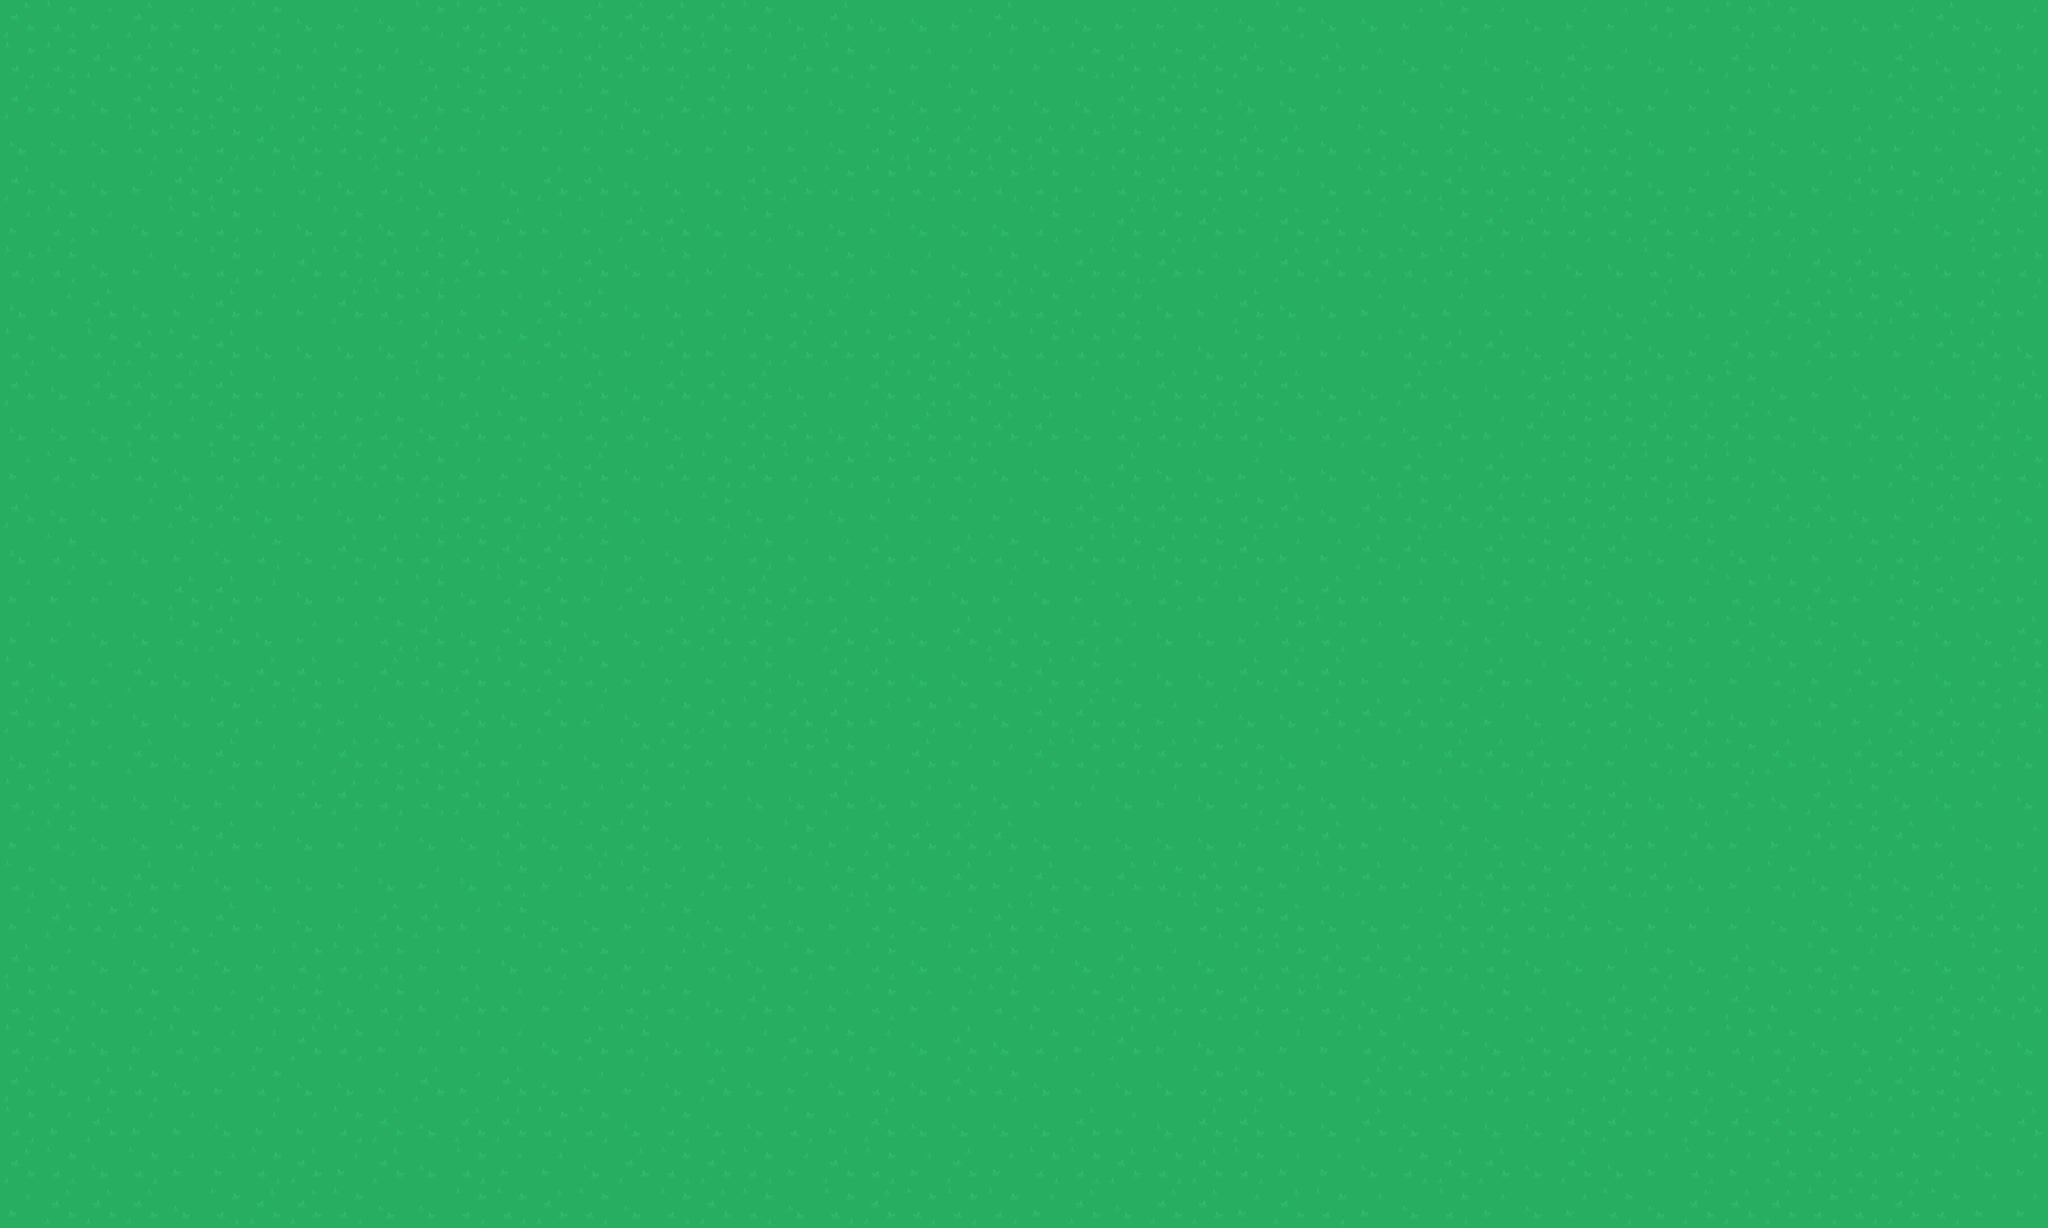

Rendered tile map (Tiled .tmx) drawn with the repository's tilesets; below, a short description and the full map source, tile grids included:
An orthogonal 50x30 tile map with 64x64 px tiles, 1 tile layer (Tile Layer 1) and 1 object (test).

<map version="1.5" tiledversion="1.6.0" orientation="orthogonal" renderorder="right-down" width="50" height="30" tilewidth="64" tileheight="64" infinite="0" nextlayerid="3" nextobjectid="2">
 <tileset firstgid="1" source="tiles.tsx" />
 <layer id="1" name="Tile Layer 1" width="50" height="30">
  <data encoding="csv">
1,2,3,1,3,3,2,4,3,4,2,2,2,4,1,1,1,1,2,4,1,4,4,3,1,4,4,3,3,3,4,2,4,4,3,2,3,4,3,3,2,3,2,2,4,4,3,1,4,3,
2,2,1,1,2,3,2,3,2,3,4,2,2,3,1,1,2,2,3,1,2,3,3,3,3,3,2,1,2,1,1,4,1,3,4,3,4,4,1,3,4,4,1,3,3,4,1,4,2,3,
1,2,4,1,2,1,3,1,2,4,1,2,3,3,2,4,1,1,3,3,4,2,4,2,3,4,4,1,1,2,4,4,3,3,4,2,4,1,1,4,3,3,3,2,3,3,1,1,2,3,
4,4,4,2,2,2,1,1,2,1,1,3,3,3,3,2,4,3,3,3,4,2,1,1,1,1,2,2,1,2,1,1,4,2,4,2,4,4,1,2,4,3,2,4,4,1,3,3,4,1,
1,4,4,3,1,1,3,2,4,2,4,3,4,1,1,4,4,4,1,1,2,2,2,2,2,2,3,2,1,2,2,3,4,2,2,1,2,2,1,2,4,3,2,4,3,1,2,1,2,1,
3,2,3,4,2,2,3,4,2,4,2,4,1,3,3,1,1,4,2,4,4,3,4,4,4,2,3,1,2,1,3,1,1,3,4,2,1,1,2,2,1,2,2,2,3,3,3,4,1,3,
2,2,4,3,4,2,3,1,2,1,2,1,3,3,1,4,2,3,4,4,2,3,3,4,2,4,1,2,1,3,3,1,1,2,2,2,3,3,4,4,2,4,3,3,1,1,4,4,2,2,
4,3,1,4,3,1,3,3,1,2,2,3,3,1,1,4,4,3,3,2,3,3,3,1,1,2,3,2,4,3,1,4,4,3,4,3,3,3,3,4,1,4,3,1,1,2,1,4,1,3,
2,4,2,1,2,1,4,4,4,4,1,2,2,1,4,3,1,3,2,1,1,2,2,1,4,2,2,2,3,4,2,3,3,3,2,1,1,4,1,2,4,3,1,3,1,3,3,1,1,4,
1,4,1,1,1,1,3,3,3,3,2,3,4,3,1,4,1,1,1,4,3,1,2,1,1,4,3,4,1,2,1,1,4,4,1,4,4,2,2,2,2,2,2,4,3,4,4,4,2,1,
4,4,4,1,3,1,1,1,2,2,4,1,2,3,2,2,4,3,1,1,4,1,1,2,1,1,4,2,2,1,2,4,2,2,4,1,3,1,2,2,1,1,1,2,4,1,2,4,1,4,
3,2,3,2,4,2,2,1,1,1,2,3,3,1,1,4,1,2,1,2,2,2,2,2,4,4,4,1,4,4,3,4,4,4,1,3,1,3,2,1,2,1,2,4,4,3,1,1,1,2,
1,4,4,3,1,1,4,3,4,3,2,2,2,1,2,4,4,2,4,3,4,3,3,3,3,4,1,1,1,2,2,1,4,1,2,1,1,2,2,1,2,2,3,1,1,4,3,1,2,4,
4,2,4,4,3,4,2,4,1,1,2,2,1,1,2,3,4,3,2,3,3,1,3,1,2,4,1,2,1,2,1,3,3,1,1,4,1,2,1,1,4,2,4,3,3,2,2,3,1,3,
3,3,3,4,1,1,3,4,3,3,2,4,2,1,3,1,3,1,1,1,3,3,3,4,3,4,3,4,2,3,3,1,1,3,3,3,2,3,2,4,4,3,2,2,1,3,2,1,1,3,
3,3,4,4,2,1,4,3,3,2,1,4,1,2,4,4,1,1,2,3,1,1,4,1,1,4,2,3,4,4,3,2,2,3,4,2,3,4,1,1,2,3,2,4,2,4,2,4,4,1,
2,4,3,1,4,4,1,1,3,1,2,1,2,1,2,3,3,3,2,4,1,1,4,4,2,1,2,3,4,4,1,1,1,3,3,3,1,3,4,2,2,3,3,2,3,1,3,4,2,2,
1,2,3,4,4,2,3,2,3,4,4,1,4,1,3,4,2,1,2,1,1,3,2,2,4,1,1,2,3,3,4,4,1,1,1,2,3,4,2,2,4,1,4,3,2,3,1,1,2,2,
4,1,3,1,4,1,3,3,1,2,2,1,3,3,4,2,2,3,3,2,2,3,1,3,3,1,2,2,1,2,2,4,3,4,3,1,1,1,3,3,2,1,2,1,4,1,1,1,1,4,
2,2,4,4,4,3,3,1,1,2,2,1,1,2,3,2,3,3,4,4,1,4,3,2,4,3,3,4,3,4,2,2,4,4,4,4,4,1,2,1,4,4,1,4,1,2,4,4,3,4,
3,2,4,4,2,1,3,4,3,3,4,4,1,4,2,2,4,4,4,2,3,1,1,1,1,4,4,4,4,4,3,2,1,3,4,2,4,4,1,1,3,1,3,3,1,2,1,3,4,3,
2,4,4,1,3,4,4,4,3,4,3,4,2,3,1,2,3,1,3,4,2,1,4,1,3,1,4,1,2,1,2,3,2,1,3,1,1,2,3,2,1,4,3,2,4,1,4,1,4,3,
3,1,2,2,4,1,3,4,3,1,1,3,2,4,4,3,2,4,1,4,3,2,4,3,1,2,4,4,4,2,2,1,4,4,3,1,2,2,1,4,3,3,3,4,4,2,1,1,1,3,
1,3,4,4,2,4,3,2,2,2,3,3,4,2,2,3,3,2,4,2,3,2,4,2,2,3,4,1,3,4,2,2,1,1,1,2,2,4,4,3,2,4,1,4,2,3,4,4,2,3,
2,2,4,2,3,3,1,2,4,2,3,1,3,3,3,2,2,4,1,3,3,2,3,3,2,3,2,1,1,2,1,2,2,4,1,4,2,3,4,1,1,3,1,3,2,2,3,1,1,1,
2,1,4,3,2,3,3,1,2,3,3,3,3,4,1,2,4,4,3,1,2,3,4,1,4,2,3,1,3,4,3,3,3,2,4,2,4,1,1,2,1,3,2,2,4,4,1,2,4,4,
1,4,1,2,4,3,2,4,4,3,1,3,1,4,3,3,4,1,4,3,4,2,4,1,2,4,3,4,4,2,2,4,4,1,2,2,2,2,3,1,2,2,4,1,3,1,1,2,1,4,
2,3,1,3,3,4,3,3,2,1,4,1,1,2,2,4,2,4,4,2,3,1,4,4,4,4,1,3,4,1,1,4,4,1,4,4,4,4,1,1,3,1,1,1,2,3,3,2,4,1,
1,2,4,2,3,3,2,1,3,1,4,2,3,3,4,1,2,1,2,3,1,2,3,1,3,2,2,1,2,1,2,3,3,4,2,1,1,4,1,4,3,2,3,1,2,2,2,3,4,3,
3,1,1,1,4,2,1,1,2,4,4,2,2,1,2,4,2,1,2,4,2,1,2,2,2,3,1,4,1,1,3,1,2,3,4,2,3,4,3,2,4,1,1,1,2,2,1,2,3,3
</data>
 </layer>
 <objectgroup id="2" name="Object Layer 1">
  <object id="1" name="test" x="912" y="656" width="48" height="48" />
 </objectgroup>
</map>
